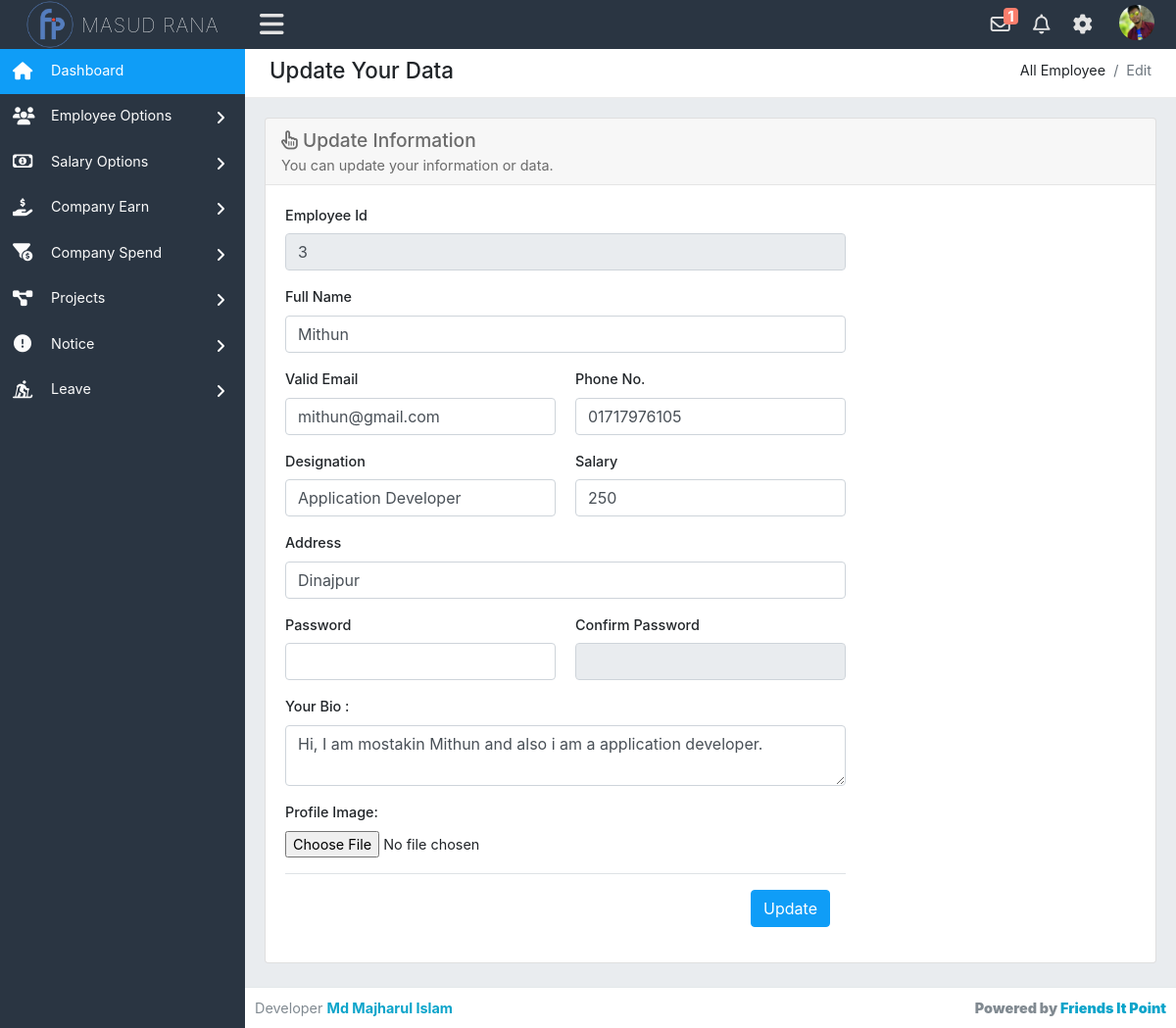
Page /admin/emEdit.php?editId=5 (signed in) on the committed database.
### tables this page shows
CREATE TABLE `employee_info` (
  `id` int(11) NOT NULL,
  `employee_id` int(50) NOT NULL,
  `emp_fullname` varchar(100) NOT NULL,
  `emp_mail` varchar(50) NOT NULL,
  `emp_phone` int(20) NOT NULL,
  `emp_designation` varchar(50) NOT NULL,
  `emp_salary` varchar(50) NOT NULL,
  `emp_address` varchar(100) NOT NULL,
  `emp_password` varchar(150) NOT NULL,
  `emp_bio` varchar(1000) NOT NULL,
  `profile_pic` varchar(50) NOT NULL,
  `register_timedate` timestamp NOT NULL DEFAULT current_timestamp(),
  `total_salary` varchar(100) NOT NULL
);

### admin/emEdit.php (the view, shortened to what this page needs)
<?php require_once('header.php'); ?>
<?php
	if (isset($_REQUEST['editId'])) {
		$editid = $_REQUEST['editId'];
	}
	else{
		header('location:emAll.php');
	}
 ?>
<div class="row">
    <div class="col-xl-12">
        <div class="breadcrumb-holder">
            <h1 class="main-title float-left">Update Your Data</h1>
            <ol class="breadcrumb float-right">
                <li class="breadcrumb-item">All Employee</li>
                <li class="breadcrumb-item active">Edit</li>
            </ol>
            <div class="clearfix"></div>
        </div>
    </div>
</div>
<div class="row">
	<div class="col-xs-12 col-sm-12">
        <div class="card mb-3">
            <div class="card-header">
                <h3><i class="far fa-hand-pointer"></i> Update Information</h3>
               	You can update your information or data.
            </div>
            <div class="card-body">
                <form action="" method="POST" enctype="multipart/form-data">
			        <?php
						$em_all = $pdo->prepare('SELECT * FROM employee_info WHERE id=?');
						$em_all->execute(array($editid));
						$result = $em_all->fetchAll(PDO::FETCH_ASSOC);
						foreach($result as $row) :
					?>
	                <div class="row">
	                    <div class="col-lg-8">
	                        <div class="form-group">
	                            <label for="empid">Employee Id</label>
	                            <input class="form-control" name="emid" type="text" id="empid" value="<?php echo $row['employee_id']; ?>" disabled>
	                        </div>
	                    </div>
	                </div>
	                <div class="row">
	                    <div class="col-lg-8">
	                        <div class="form-group">
	                            <label for="empfname">Full Name</label>
	                            <input class="form-control" name="empfullname" type="text" id="empfname" value="<?php echo $row['emp_fullname']; ?>">
	                        </div>
	                    </div>
	                </div>
	                <div class="row">
	                    <div class="col-lg-4">
	                        <div class="form-group">
	                            <label for="empmail">Valid Email</label>
	                            <input class="form-control" name="emp_email" type="email" id="empmail" value="<?php echo $row['emp_mail']; ?>">
	                        </div>
	                    </div>
	                    <div class="col-lg-4">
	                        <div class="form-group">
	                            <label for="emphone">Phone No.</label>
	                            <input class="form-control" name="emp_phone" type="number" id="emphone" value="0<?php echo $row['emp_phone']; ?>">
	                        </div>
	                    </div>
	                </div>
	                <div class="row">
	                    <div class="col-lg-4">
	                        <div class="form-group">
	                            <label for="emrole">Designation</label>
	                            <input class="form-control" name="emp_desg" type="text" id="emrole" value="<?php echo $row['emp_designation']; ?>">
	                        </div>
	                    </div>
	                    <div class="col-lg-4">
	                        <div class="form-group">
	                            <label for="emsalary">Salary</label>
	                            <input class="form-control" name="emp_salary" type="number" id="emsalary" value="<?php echo $row['emp_salary']; ?>">
	                        </div>
	                    </div>
	                </div>
	                <div class="row">
	                    <div class="col-lg-8">
	                        <div class="form-group">
	                            <label for="emaddress">Address</label>
	                            <input class="form-control" name="emp_address" type="text" id="emaddress" value="<?php echo $row['emp_address']; ?>">
	                        </div>
	                    </div>
	                </div>
	                <div class="row">
	                    <div class="col-lg-4">
	                        <div class="form-group">
	                            <label for="empass">Password</label>
	                            <input class="form-control" name="emp_pass" type="password" id="empass">
	                        </div>
	                    </div>
	                    <div class="col-lg-4">
	                        <div class="form-group">
	                            <label for="emp_cpass">Confirm Password</label>
	                            <input class="form-control" name="emp_cpass" type="password" id="emp_cpass" disabled>
	                        </div>
	                    </div>
	                </div>
	                 <div class="row">
	                    <div class="col-lg-8">
	                        <div class="form-group">
	                            <label for="bio">Your Bio :</label>
	                            <textarea id="bio" name="emp_bio" class="form-control" value="<?php echo $row['emp_bio']; ?>"><?php echo $row['emp_bio']; ?></textarea>
	                        </div>
	                    </div>
	                </div>
	                <div class="row">
	                	<div class="col-lg-8">
	                		<div class="form-group">
			                    <label>Profile Image:</label>
			                    <br>
			                    <input type="file" name="emp_pic">
	                		</div>
	                	</div>
	                </div>
		           <div class="row">
		           		<div class="col-lg-8">
		           			 <div class="modal-footer">
		                		<button type="submit" name="submit_emp" class="btn btn-primary">Update</button>
		            		</div>
		           		</div>
		           </div>
		        <?php endforeach; ?>
                </form>
            </div>
        </div>
    </div>
</div>
<?php require_once('footer.php'); ?>

### admin/header.php (shortened to what this page needs)
<?php require_once('../config.php'); ?>
<!DOCTYPE html>
<html lang="en">
<head>
    <link href="../assets/css/bootstrap.min.css" rel="stylesheet" type="text/css" />
    <link href="../assets/font-awesome/css/all.css" rel="stylesheet" type="text/css" />
    <link rel="stylesheet" href="../fancybox-master/dist/jquery.fancybox.min.css">
    <link rel="stylesheet" href="../livedatetime/clock.css">
    <link rel="stylesheet" href="../livedatetime/calendar.css">
    <link href='https://netdna.bootstrapcdn.com/font-awesome/3.2.1/css/font-awesome.css' rel='stylesheet' type='text/css'>
    <link rel="stylesheet" type="text/css" href="../assets/css/dataTables.bootstrap.min.css" />
    <link rel="stylesheet" type="text/css" href="../assets/plugins/datatables/datatables.min.css" />
    <link href="../assets/css/style.css" rel="stylesheet" type="text/css" />
</head>
<body class="adminbody">
    <div id="main">
        <div class="headerbar">
            <?php
                $stm = $pdo->prepare('SELECT * FROM admin_info WHERE admin_id=?');
                $stm->execute(array($_SESSION['logged_in']));
                $rslt = $stm->fetchAll(PDO::FETCH_ASSOC);
                foreach($rslt as $row) :
            ?>
            <div class="headerbar-left">
                <a href="index.php" class="logo">
                    <img alt="Logo" src="../assets/images/logo.png" />
                    <span><?php echo $row['admin_name']; ?></span>
                </a>
            </div>
            <nav class="navbar-custom">
                <ul class="list-inline float-right mb-0">
                    <li class="list-inline-item dropdown notif">
                        <a class="nav-link dropdown-toggle arrow-none" data-toggle="dropdown" href="#" aria-haspopup="false" aria-expanded="false">
                            <i class="far fa-envelope"></i>
                            <?php
                                $notify_s = $pdo->prepare('SELECT * FROM notification WHERE type=? AND status=? ORDER BY date DESC');
                                $notify_s->execute(array('salary','unread'));
                                $notify_result = $notify_s->fetchAll(PDO::FETCH_ASSOC);
                                if(count($notify_result) > 0 ) :
                             ?>
                            <span class="mycounter"><?php echo count($notify_result); ?></span>
                            <?php endif; ?>
                        </a>
                    </li>
                    <li class="list-inline-item dropdown notif">
                        <a class="nav-link dropdown-toggle arrow-none" data-toggle="dropdown" href="#" aria-haspopup="false" aria-expanded="false">
                            <i class="far fa-bell"></i>
                        </a>
                    </li>
                    <li class="list-inline-item dropdown notif">
                        <a class="nav-link dropdown-toggle arrow-none" data-toggle="dropdown" href="#" aria-haspopup="false" aria-expanded="false">
                            <i class="fas fa-cog"></i>
                        </a>
                    </li>
                    <li class="list-inline-item dropdown notif">
                        <a class="nav-link dropdown-toggle nav-user" data-toggle="dropdown" href="#" aria-haspopup="false" aria-expanded="false">
                            <?php if($row['admin_pic'] != 'avatar') : ?>
                            <img src="../uploads/<?php echo $row['admin_pic']; ?>" alt="Profile image" class="avatar-rounded">
                            <?php else : ?>
                            <img src="../assets/images/avatars/admin.png" alt="Profile image" class="avatar-rounded">
                        </a>
                        <?php endif; endforeach; ?>
                    </li>
                </ul>
                <ul class="list-inline menu-left mb-0">
                    <li class="float-left">
                        <button class="button-menu-mobile open-left">
                            <i class="fas fa-bars"></i>
                        </button>
                    </li>
                </ul>
            </nav>
        </div>
        <div class="left main-sidebar">
            <div class="sidebar-inner leftscroll">
                <div id="sidebar-menu">
                    <ul>
                        <li class="submenu">
                            <a class="active" href="index.php">
                                <i class="fas fa-home"></i>
                                <span> Dashboard </span>
                            </a>
                        </li>
                        <li class="submenu">
                            <a id="tables" href="#">
                                <i class="fas fa-users"></i>
                                <span> Employee Options </span>
                                <span class="menu-arrow"></span>
                            </a>
                        </li>
                        <li class="submenu">
                            <a id="tables" href="#">
                                <i class="far fa-money-bill-alt"></i>
                                <span> Salary Options </span>
                                <span class="menu-arrow"></span>
                            </a>
                        </li>
                        <li class="submenu">
                            <a id="tables" href="#">
                                <i class="fas fa-hand-holding-usd"></i>
                                <span> Company Earn </span>
                                <span class="menu-arrow"></span>
                            </a>
                        </li>
                        <li class="submenu">
                            <a id="tables" href="#">
                                <i class="fas fa-funnel-dollar"></i>
                                <span> Company Spend </span>
                                <span class="menu-arrow"></span>
                            </a>
                        </li>
                        <li class="submenu">
                            <a id="tables" href="#">
                                <i class="fas fa-project-diagram"></i>
                                <span> Projects </span>
                                <span class="menu-arrow"></span>
                            </a>
                        </li>
                        <li class="submenu">
                            <a id="tables" href="#">
                                <i class="fas fa-exclamation-circle"></i>
                                <span> Notice </span>
                                <span class="menu-arrow"></span>
                            </a>
                        </li>
                        <li class="submenu">
                            <a id="tables" href="#">
                                <i class="fas fa-skiing-nordic"></i>
                                <span> Leave </span>
                                <span class="menu-arrow"></span>
                            </a>
                        </li>
                    </ul>
                </div>
            </div>
        </div>
        <div class="content-page">
            <div class="content">
                <div class="container-fluid">

### livedatetime/clock.css (style rules this page uses)
* { margin: 0; padding: 0; box-sizing: border-box; }

### rows in the picture
employee_info: emid "3", empfullname "Mithun", emp_email "mithun@gmail.com", emp_phone "01717976105", emp_desg "Application Developer", emp_salary "250", emp_address "Dinajpur", emp_bio "Hi, I am mostakin Mithun and also i am a application developer."

### other values in the picture
$row['admin_name'] "MASUD RANA"
count($notify_result) "1"
